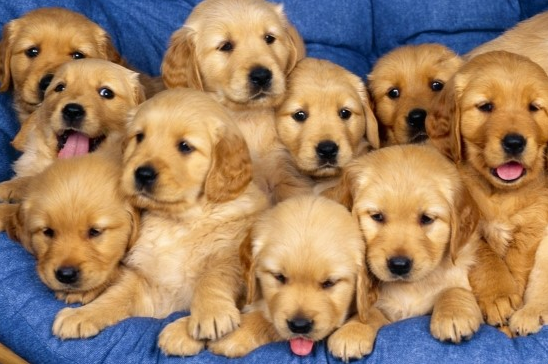
#> input picture 4_MULTIMODAL/images/dog.bmp, 548 x 364 px, found by its file name
$ python 3_matplotlib.py
#> lines starting #> are read from the running program, lines starting #| are printed output that depends on the picture
import cv2
import matplotlib.pyplot as plt

img_gray = cv2.imread("./images/dog.bmp", cv2.IMREAD_GRAYSCALE)
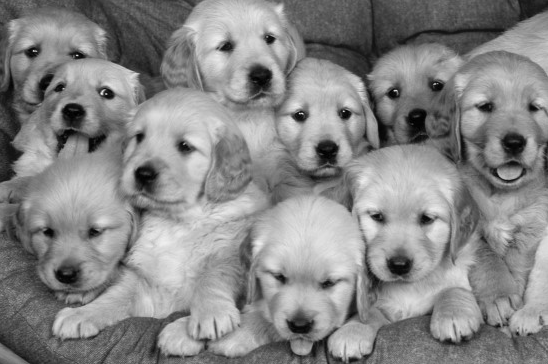
#> img_gray: shape (364, 548); min 0, max 243, mean 134.7
img_color = cv2.imread("./images/dog.bmp", cv2.IMREAD_COLOR)
#> img_color is the input picture: shape (364, 548, 3); mean B, G, R 100.4, 128.9, 159

"""
OpenCV와 Maplotlib의 색상 채널 순서 차이

OpenCV: BGR 순서
Matplotlib: RGB 순서

> 따라서 OpenCV로 읽은 컬러 이미지를 Matplotlib에 바로 표시하면 빨강과 파랑이 뒤바뀐 것처럼 보임
"""

img_color_rgb = cv2.cvtColor(img_color, cv2.COLOR_BGR2RGB)

# 1행 2열의 그래프 영역 중 첫 번째 위치
plt.subplot(1, 2, 1)
plt.axis("off")
plt.title("Grayscale")
plt.imshow(img_gray, cmap="gray")

# 1행 2열의 그래프 영역 중 두 번째 위치
plt.subplot(1, 2, 2)
plt.axis("off")
plt.title("Color")
plt.imshow(img_color_rgb)

plt.tight_layout()
plt.show()
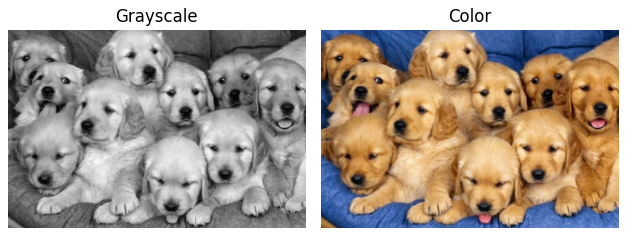
#> figure drawn by matplotlib, 2 panels

$ run again, with 4_MULTIMODAL/images/field.bmp copied over 4_MULTIMODAL/images/dog.bmp
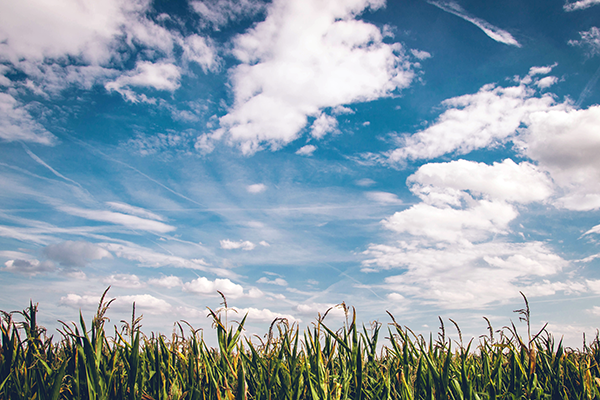
#> input picture 4_MULTIMODAL/images/field.bmp, 600 x 400 px, found by its file name
#> `img_gray = cv2.imread("./images/dog.bmp", cv2.IMREAD_GRAYSCALE)`:
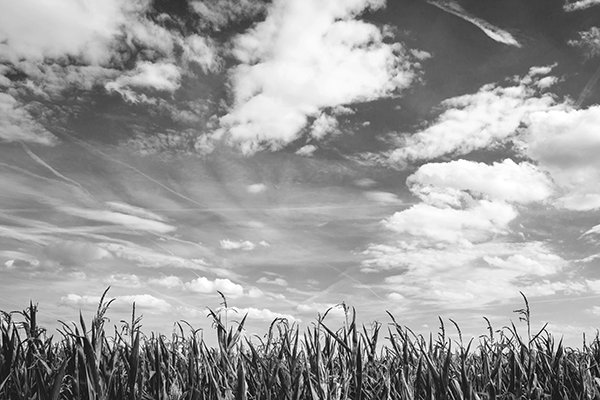
#> img_gray: shape (400, 600); min 0, max 255, mean 156.2
#> img_color is the input picture: shape (400, 600, 3); mean B, G, R 173.2, 160.3, 141.8
#> `plt.show()`:
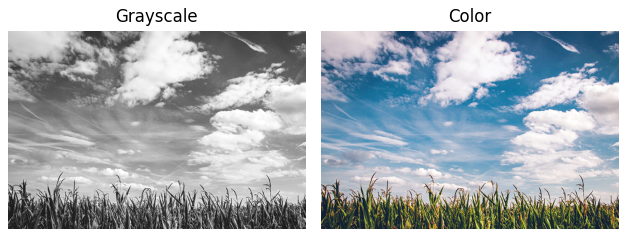
#> figure drawn by matplotlib, 2 panels
